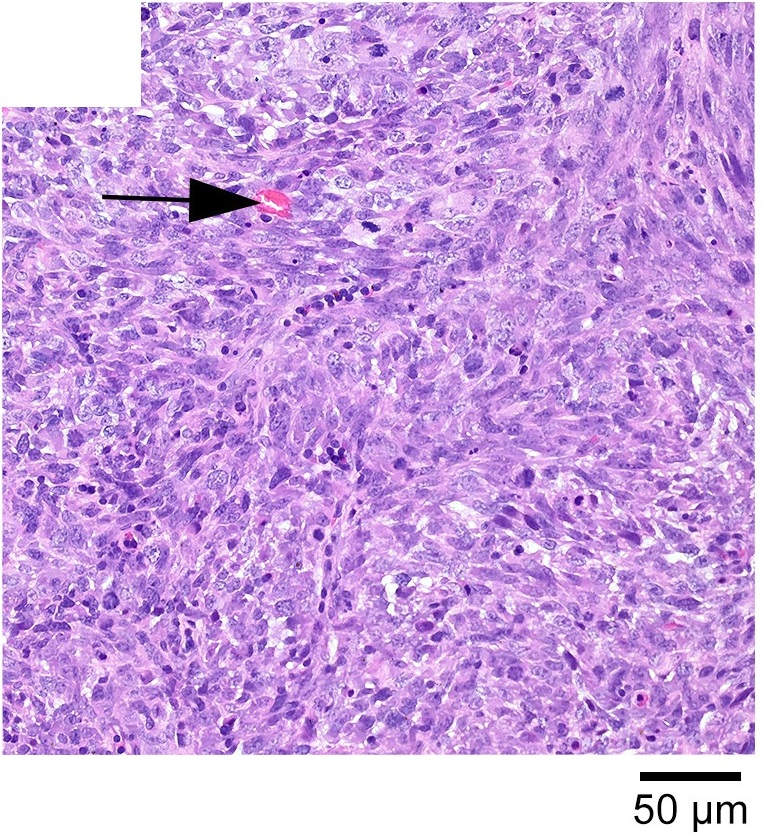
%> input picture Gliomas_data_analysis/panelA1.jpg, 762 x 838 px
$ octave rnh_006_generate_figure6.m   (GNU Octave 9; MATLAB toolbox functions it lacks are replaced by stand-ins)
%> lines starting %> are read from the running program, lines starting %| are printed output that depends on the picture
### Gliomas_data_analysis/fun_data_dirs.m
function [dinfo] = fun_data_dirs(whichd)

if whichd == 1
    folders = [113, 112];
    nf = length(folders);
    for fi=1:nf
        folder = folders(fi);
        dinfo(fi).name = ['C:\Users\rafae\Data\Glio\ExVivo_cryo\Pilot01_20220608_CT2A_MB1\', num2str(folder)];
        dinfo(fi).savename = ['C:\Users\rafae\Data\Glio\ExVivo_cryo\Pilot01_20220608_CT2A_MB1\data', num2str(folder)];
    end
elseif whichd == 2
    folders = [14, 13];
    nf = length(folders);
    for fi=1:nf
        folder = folders(fi);
        dinfo(fi).name = ['C:\Users\rafae\Data\Glio\ExVivo_cryo\Pilot02_20220615_GL261_MB1\', num2str(folder)];
        dinfo(fi).savename = ['C:\Users\rafae\Data\Glio\ExVivo_cryo\Pilot02_20220615_GL261_MB1\data', num2str(folder)];
    end
elseif whichd == 3
    folders = [11, 12];
    nf = length(folders);
    for fi=1:nf
        folder = folders(fi);
        dinfo(fi).name = ['C:\Users\rafae\Data\Glio\ExVivo_cryo\Pilot03_20220617_GL261_MB2\20220617_114624_RNH_CRP_CTI_Glio_GL261_MB2_1_2\', num2str(folder)];
        dinfo(fi).savename = ['C:\Users\rafae\Data\Glio\ExVivo_cryo\Pilot03_20220617_GL261_MB2\20220617_114624_RNH_CRP_CTI_Glio_GL261_MB2_1_2\data', num2str(folder)];
    end
elseif whichd == 4
    folders = [9, 10];
    nf = length(folders);
    for fi=1:nf
        folder = folders(fi);
        dinfo(fi).name = ['C:\Users\rafae\Data\Glio\ExVivo_cryo\Pilot04_20220619_CT2A_MB2\', num2str(folder)];
        dinfo(fi).savename = ['C:\Users\rafae\Data\Glio\ExVivo_cryo\Pilot04_20220619_CT2A_MB2\data', num2str(folder)];
    end
elseif whichd == 5
    folders = [14, 15];
    nf = length(folders);
    for fi=1:nf
        folder = folders(fi);
        dinfo(fi).name = ['C:\Users\rafae\Data\Glio\ExVivo_cryo\Pilot05_20220621_GL261_MB3\', num2str(folder)];
        dinfo(fi).savename = ['C:\Users\rafae\Data\Glio\ExVivo_cryo\Pilot05_20220621_GL261_MB3\data', num2str(folder)];
    end
elseif whichd == 6
    folders = [14, 15];
    nf = length(folders);
    for fi=1:nf
        folder = folders(fi);
        dinfo(fi).name = ['C:\Users\rafae\Data\Glio\ExVivo_cryo\Pilot06_20220623_CT2A_MB3\', num2str(folder)];
        dinfo(fi).savename = ['C:\Users\rafae\Data\Glio\ExVivo_cryo\Pilot06_20220623_CT2A_MB3\data', num2str(folder)];
    end
elseif whichd == 7
    folder_name = 'C:\Users\rafae\Data\Glio\ExVivo_cryo\Pilot07_20220707_CT2A_MB1';
    folders = [17, 18];
    nf = length(folders);
    for fi=1:nf
        folder = folders(fi);
        dinfo(fi).name = ['C:\Users\rafae\Data\Glio\ExVivo_cryo\Pilot07_20220707_CT2A_MB1\', num2str(folder)];
        dinfo(fi).savename = ['C:\Users\rafae\Data\Glio\ExVivo_cryo\Pilot07_20220707_CT2A_MB1\data', num2str(folder)];
    end
elseif whichd == 8
    folders = [11, 10];
    nf = length(folders);
    for fi=1:nf
        folder = folders(fi);
        dinfo(fi).name = ['C:\Users\rafae\Data\Glio\ExVivo_cryo\20220711_131834_RNH_CRP_CTI_Glio_MB_control_1_9\', num2str(folder)];
        dinfo(fi).savename = ['C:\Users\rafae\Data\Glio\ExVivo_cryo\20220711_131834_RNH_CRP_CTI_Glio_MB_control_1_9\data', num2str(folder)];
    end
end

### Gliomas_data_analysis/rnh_005_paper_analysis.m
addpath(['..',fs,'DWIu_toolbox_v1.11',fs,'DDE_toolbox'])

WD = 1:6;
ns = length(WD);
tumors = [1, 4, 6, 5, 3, 2];

% remove influence of negative kurtosis values than can substancially
% leverage the analysis?
rnegk = true;

constraints = true;
Smooth_Gaussian = false;
exlude_b0s = true;
denoised_data = true;

if constraints
    cst = '_c';
else
    cst = '';
end

if Smooth_Gaussian
    gst = '_gs';
else
    gst = '';
end

if denoised_data == true
    den = '_den';
else
    den = '';
end


ssst = 1.5;
sss = 1.5;

for ti = WD

    % load data
    whichd = tumors(ti);
    dinfo = fun_data_dirs(whichd);

    if whichd == 1 % CT1
        si = 7;
    elseif whichd == 7 % CT1
        si = 6;
    elseif whichd == 2 % GL1
        si = 14;
    elseif whichd == 3 % GL2
        si = 7;
    elseif whichd == 4 % CT2
        si = 8;
    elseif whichd == 5 % GL3
        si = 10;
    elseif whichd == 6 % CT3
        si = 10;
    end


    di = 1;
    file_name = dinfo(di).savename;
    disp(file_name)
    if whichd == 1
        load([dinfo(1).savename(1:end-7), 'cti', den, cst])
        load([dinfo(1).savename(1:end-7), 'tumour_mask'])
    elseif whichd == 4
        load([dinfo(1).savename(1:end-5), 'cti', den, cst])
        load([dinfo(1).savename(1:end-5), 'tumour_mask'])
    else
        load([dinfo(1).savename(1:end-6), 'cti', den, cst])
        load([dinfo(1).savename(1:end-6), 'tumour_mask'])
    end

        % Calculating OP and uFA
    numerator = 15.0 * KANISO;
    denominator = 10.0 * KANISO + 12.0;

    ufa2 = numerator ./ denominator;
    ufa2 = max(min(ufa2, 1.0), 0.0);
    uFA = sqrt(ufa2);

    OP = order_parameter_from_ufa(uFA, FA);
    OP(FA>uFA) = 0;


    %% remove the influence of very negative kurtosis values (if selected)
    if rnegk
        tumour_mask(MKT(:)<-0.5)=0;
        tumour_mask(MKT(:)>3)=0;
        tumour_mask(AKT(:)<-0.5)=0;
        tumour_mask(AKT(:)>3)=0;
        tumour_mask(RKT(:)<-0.5)=0;
        tumour_mask(RKT(:)>3)=0;

        tumour_mask(MKTv(:)<-0.5)=0;
        tumour_mask(MKTv(:)>3)=0;
        tumour_mask(AKTv(:)<-0.5)=0;
        tumour_mask(AKTv(:)>3)=0;
        tumour_mask(RKTv(:)<-0.5)=0;
        tumour_mask(RKTv(:)>3)=0;

        tumour_mask(MKTi(:)<-0.5)=0;
        tumour_mask(MKTi(:)>3)=0;
        tumour_mask(AKTi(:)<-0.5)=0;
        tumour_mask(AKTi(:)>3)=0;
        tumour_mask(RKTi(:)<-0.5)=0;
        tumour_mask(RKTi(:)>3)=0;

    end

    if ti == 2
        FAct2a = FA(end:-1:1, :, si);
        MDct2a = MD(end:-1:1, :, si);
        RDct2a = RD(end:-1:1, :, si);
        ADct2a = AD(end:-1:1, :, si);

        MKct2a = MKT(end:-1:1, :, si);
        RKct2a = RKT(end:-1:1, :, si);
        AKct2a = AKT(end:-1:1, :, si);

        MKict2a = MKTi(end:-1:1, :, si);
        RKict2a = RKTi(end:-1:1, :, si);
        AKict2a = AKTi(end:-1:1, :, si);

        MKvct2a = MKTv(end:-1:1, :, si);
        RKvct2a = RKTv(end:-1:1, :, si);
        AKvct2a = AKTv(end:-1:1, :, si);

        KANIct2a = KANISO(end:-1:1, :, si);
        KISOct2a = KISO(end:-1:1, :, si);
        COVct2a = Cov_ss_n(end:-1:1, :, si);

        uFAct2a = uFA(end:-1:1, :, si);
        OPct2a = OP(end:-1:1, :, si);


    elseif ti==4
        FAgl261 = FA(end:-1:1, :, si);
        MDgl261 = MD(end:-1:1, :, si);
        RDgl261 = RD(end:-1:1, :, si);
        ADgl261 = AD(end:-1:1, :, si);

        MKgl261 = MKT(end:-1:1, :, si);
        RKgl261 = RKT(end:-1:1, :, si);
        AKgl261 = AKT(end:-1:1, :, si);

        MKigl261 = MKTi(end:-1:1, :, si);
        RKigl261 = RKTi(end:-1:1, :, si);
        AKigl261 = AKTi(end:-1:1, :, si);

        MKvgl261 = MKTv(end:-1:1, :, si);
        RKvgl261 = RKTv(end:-1:1, :, si);
        AKvgl261 = AKTv(end:-1:1, :, si);

        KANIgl261 = KANISO(end:-1:1, :, si);
        KISOgl261 = KISO(end:-1:1, :, si);
        COVgl261 = Cov_ss_n(end:-1:1, :, si);

        uFAgl261 = uFA(end:-1:1, :, si);
        OPgl261 = OP(end:-1:1, :, si);

    end

    disp(sum(tumour_mask(:)))

    FAv = FA(tumour_mask(:)==1);
    MDv = MD(tumour_mask(:)==1);
    RDv = RD(tumour_mask(:)==1);
    ADv = AD(tumour_mask(:)==1);

    MKv = MKT(tumour_mask(:)==1);
    RKv = RKT(tumour_mask(:)==1);
    AKv = AKT(tumour_mask(:)==1);

    MKTvv = MKTv(tumour_mask(:)==1);
    RKTvv = RKTv(tumour_mask(:)==1);
    AKTvv = AKTv(tumour_mask(:)==1);

    MKTiv = MKTi(tumour_mask(:)==1);
    RKTiv = RKTi(tumour_mask(:)==1);
    AKTiv = AKTi(tumour_mask(:)==1);

    KANISOv = KANISO(tumour_mask(:)==1);
    KISOv = KISO(tumour_mask(:)==1);
    COVv = Cov_ss_n(tumour_mask(:)==1);

    uFAv = uFA(tumour_mask(:)==1);
    OPv = OP(tumour_mask(:)==1);

    gliomas(ti).MDv = MDv;
    gliomas(ti).FAv = FAv;
    gliomas(ti).RDv = RDv;
    gliomas(ti).ADv = ADv;

    gliomas(ti).MKv = MKv;
    gliomas(ti).RKv = RKv;
    gliomas(ti).AKv = AKv;

    gliomas(ti).MKTvv = MKTvv;
    gliomas(ti).RKTvv = RKTvv;
    gliomas(ti).AKTvv = AKTvv;

    gliomas(ti).MKTiv = MKTiv;
    gliomas(ti).RKTiv = RKTiv;
    gliomas(ti).AKTiv = AKTiv;

    gliomas(ti).KANISOv = KANISOv;
    gliomas(ti).KISOv = KISOv;
    gliomas(ti).COVv  = COVv;

    gliomas(ti).uFAv = uFAv;
    gliomas(ti).OPv = OPv;


end

### Gliomas_data_analysis/rnh_006_generate_figure6.m
clear all
close all
clc

fig = figure('color', [1 1 1], 'Units', 'centimeters', ...
    'Position', [-30 -5 21 23]);
set(fig, 'PaperPositionMode', 'auto');
set(fig, 'PaperOrientation', 'portrait');
set(groot, 'DefaultTextFontName', 'Arial');


fff = 12;

%% Histology
annotation('textbox', [0.05, 0.82, 0.4, 0.1], ...
            'String', '$$\textbf{A) Histology (CT2A)}$$', ...
            'HorizontalAlignment', 'center', ...
            'BackgroundColor', 'none', ...
            'EdgeColor', 'none', 'Interpreter', 'latex', 'fontsize', fff);

annotation('textbox', [0.52, 0.82, 0.4, 0.1], ...
            'String', '$$\textbf{B) Histology (GL261)}$$', ...
            'HorizontalAlignment', 'center', ...
            'BackgroundColor', 'none', ...
            'EdgeColor', 'none', 'Interpreter', 'latex', 'fontsize', fff);

fs = filesep;

P1 = [0.04, 0.65, 0.20, 0.28];
P2 = [0.28, 0.65, 0.20, 0.28];
P3 = [0.52, 0.65, 0.20, 0.28];
P4 = [0.76, 0.65, 0.20, 0.28];

ax1 = subplot_tight(3, 4, 1);
%> (this line was passed over: subplot_tight is not available in this run)

Image2 = imread('panelA1.jpg');
%> Image2 is the input picture: size 838x762x3 uint8; mean R, G, B 203.3, 163.1, 224.1
imagesc(Image2)
axis equal
axis off
text(122, 50, 'A1)', 'BackGroundColor', [0 0 0], 'Interpreter','latex', 'fontsize', 10, 'color', [1 1 1], 'HorizontalAlignment', 'center')
ax1.Position = P1;

ax1 = subplot_tight(3, 4, 2);
%> (this line was passed over: subplot_tight is not available in this run)
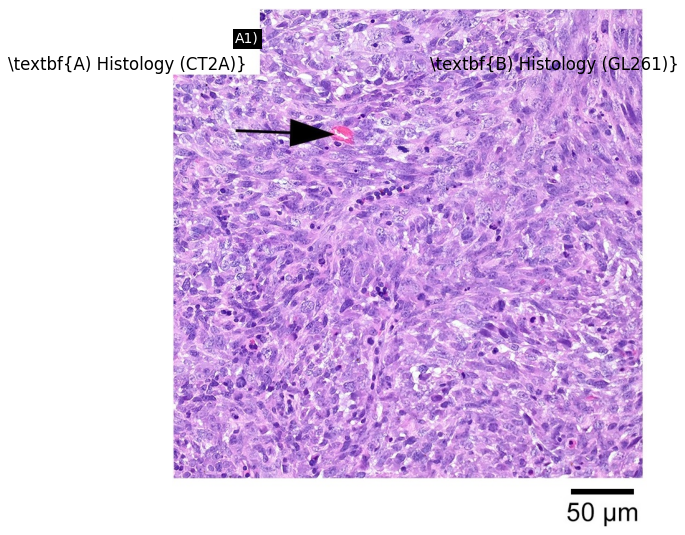
%> figure redrawn from the program's plot data, 2 panels
Image2 = imread('panelA2.jpg');
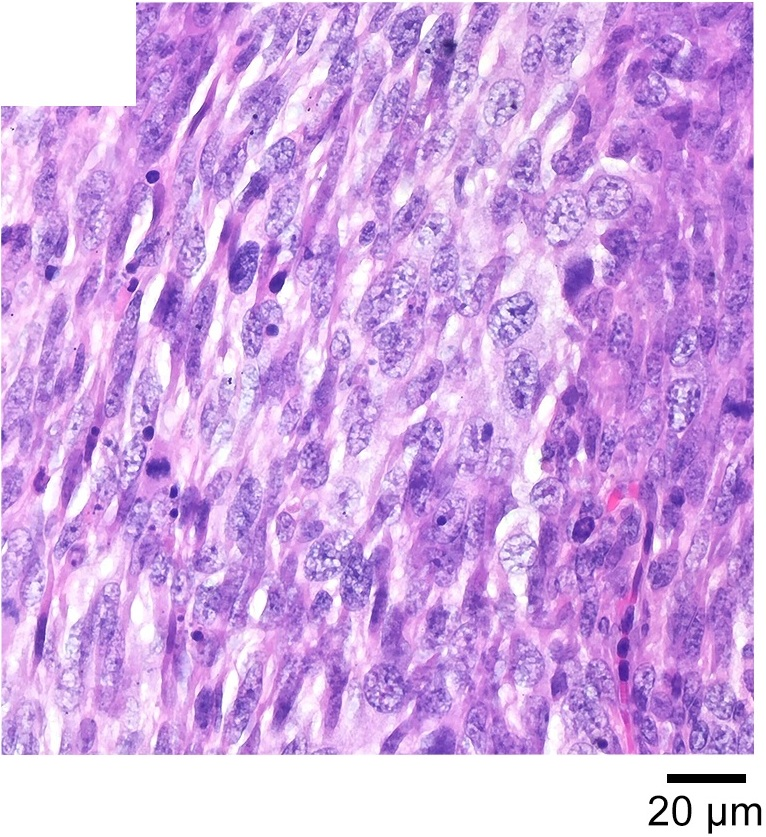
%> input picture Gliomas_data_analysis/panelA2.jpg, 766 x 837 px
%> Image2 is the input picture: size 837x766x3 uint8; mean R, G, B 209.4, 167.7, 228
imagesc(Image2)
axis equal
axis off
text(122, 50, 'A2)', 'BackGroundColor', [0 0 0], 'Interpreter','latex', 'fontsize', 10, 'color', [1 1 1], 'HorizontalAlignment', 'center')
ax1.Position = P2;

ax1 = subplot_tight(3, 4, 3);
%> (this line was passed over: subplot_tight is not available in this run)
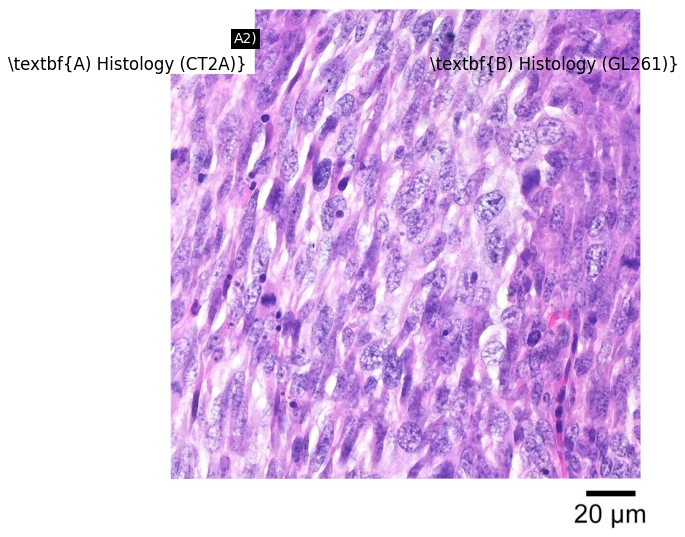
%> figure redrawn from the program's plot data, 2 panels
Image2 = imread('panelB1.jpg');
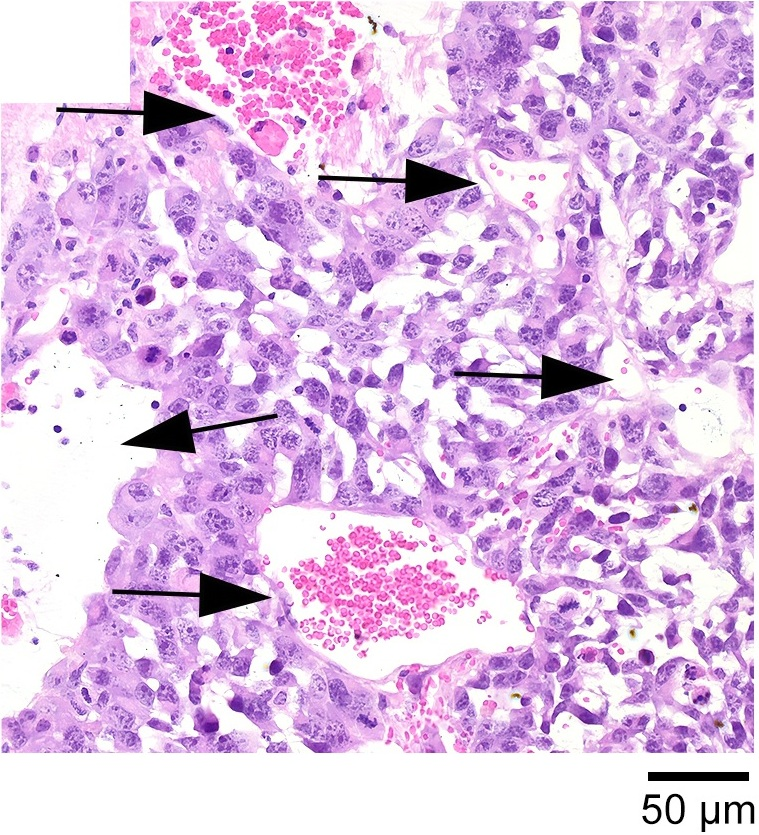
%> input picture Gliomas_data_analysis/panelB1.jpg, 759 x 835 px
%> Image2 is the input picture: size 835x759x3 uint8; mean R, G, B 223.5, 191.8, 229.1
imagesc(Image2)
axis equal
axis off
text(122, 50, 'B1)', 'BackGroundColor', [0 0 0], 'Interpreter','latex', 'fontsize', 10, 'color', [1 1 1], 'HorizontalAlignment', 'center')
ax1.Position = P3;

ax1 = subplot_tight(3, 4, 4);
%> (this line was passed over: subplot_tight is not available in this run)
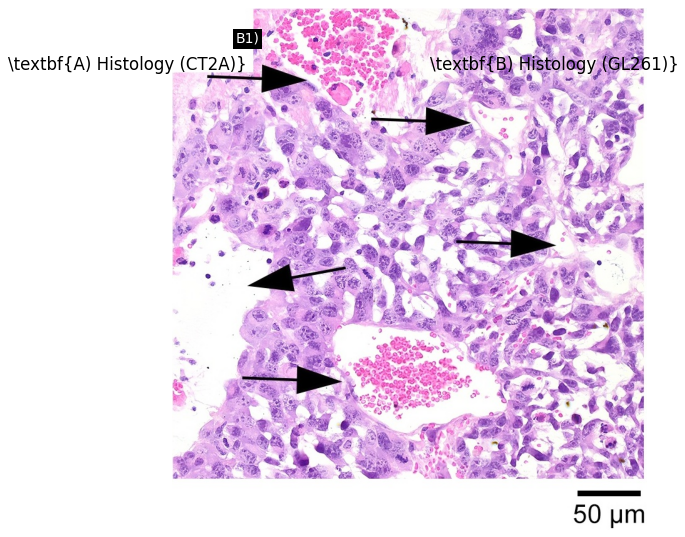
%> figure redrawn from the program's plot data, 2 panels
Image2 = imread('panelB2.jpg');
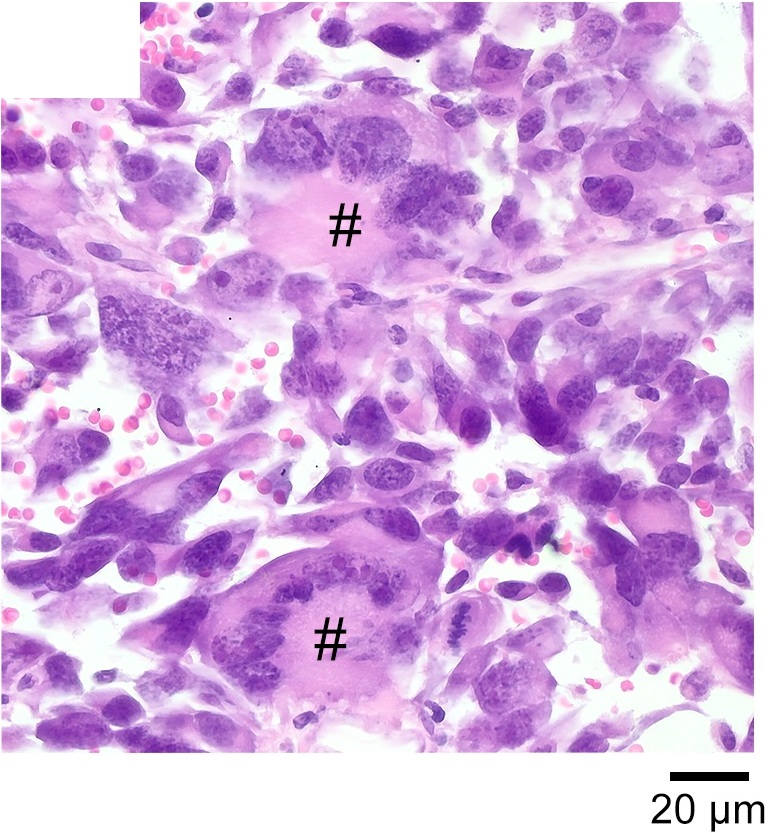
%> input picture Gliomas_data_analysis/panelB2.jpg, 768 x 833 px
%> Image2 is the input picture: size 833x768x3 uint8; mean R, G, B 212.7, 172.9, 223.7
imagesc(Image2)
axis equal
axis off
text(122, 50, 'B2)', 'BackGroundColor', [0 0 0], 'Interpreter','latex', 'fontsize', 10, 'color', [1 1 1], 'HorizontalAlignment', 'center')
ax1.Position = P4;
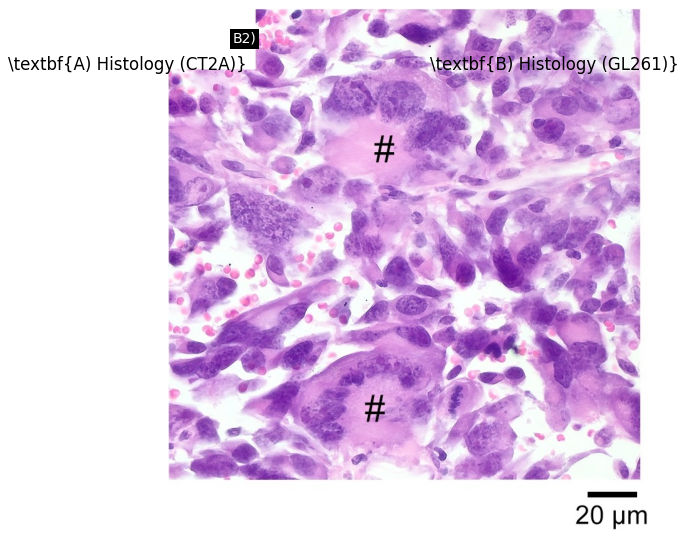
%> figure redrawn from the program's plot data, 2 panels
%> the run ends on the next line

%% Analysis
rnh_005_paper_analysis
